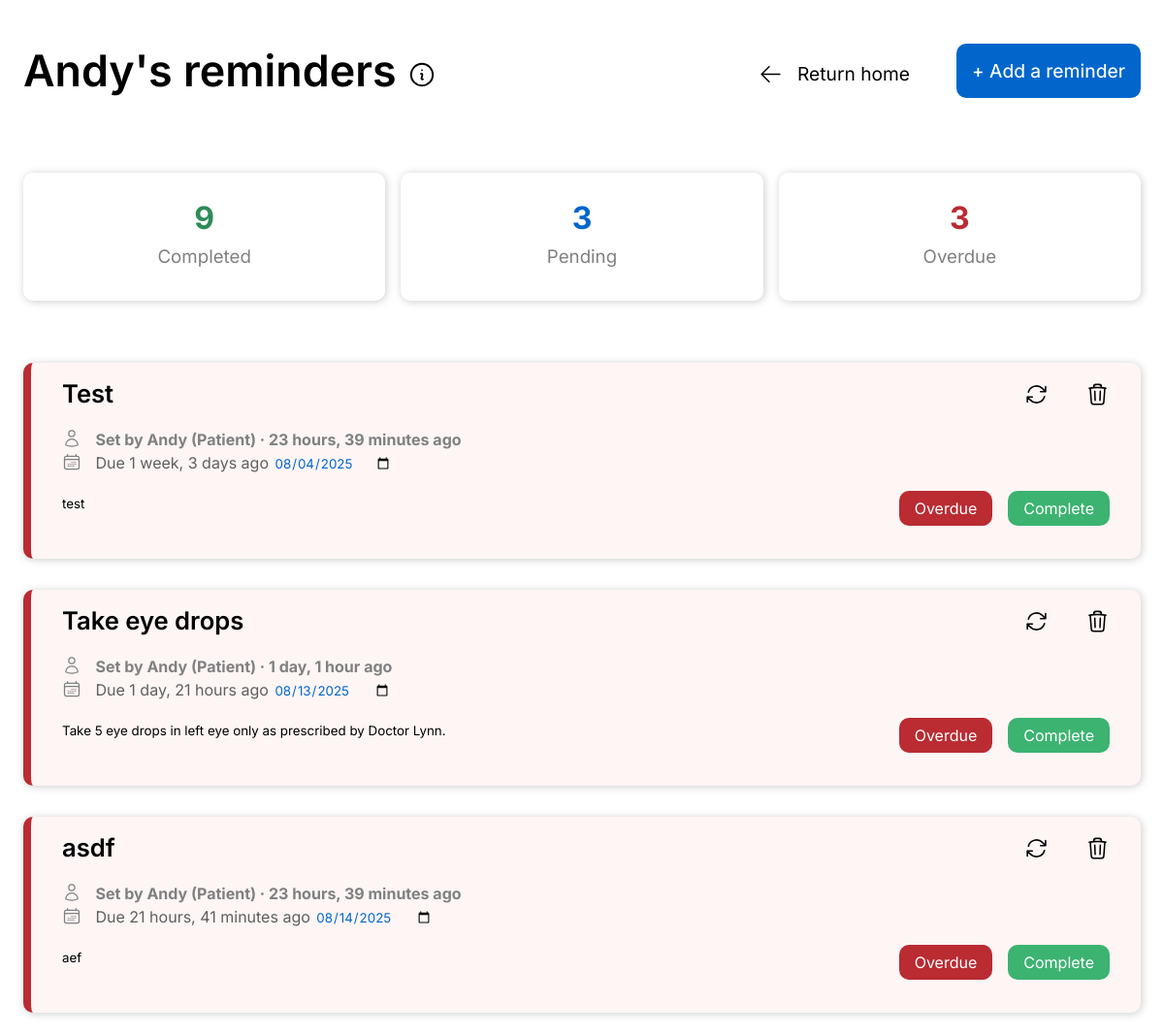
The page /reminders/ (signed in) on the database as committed earlier.
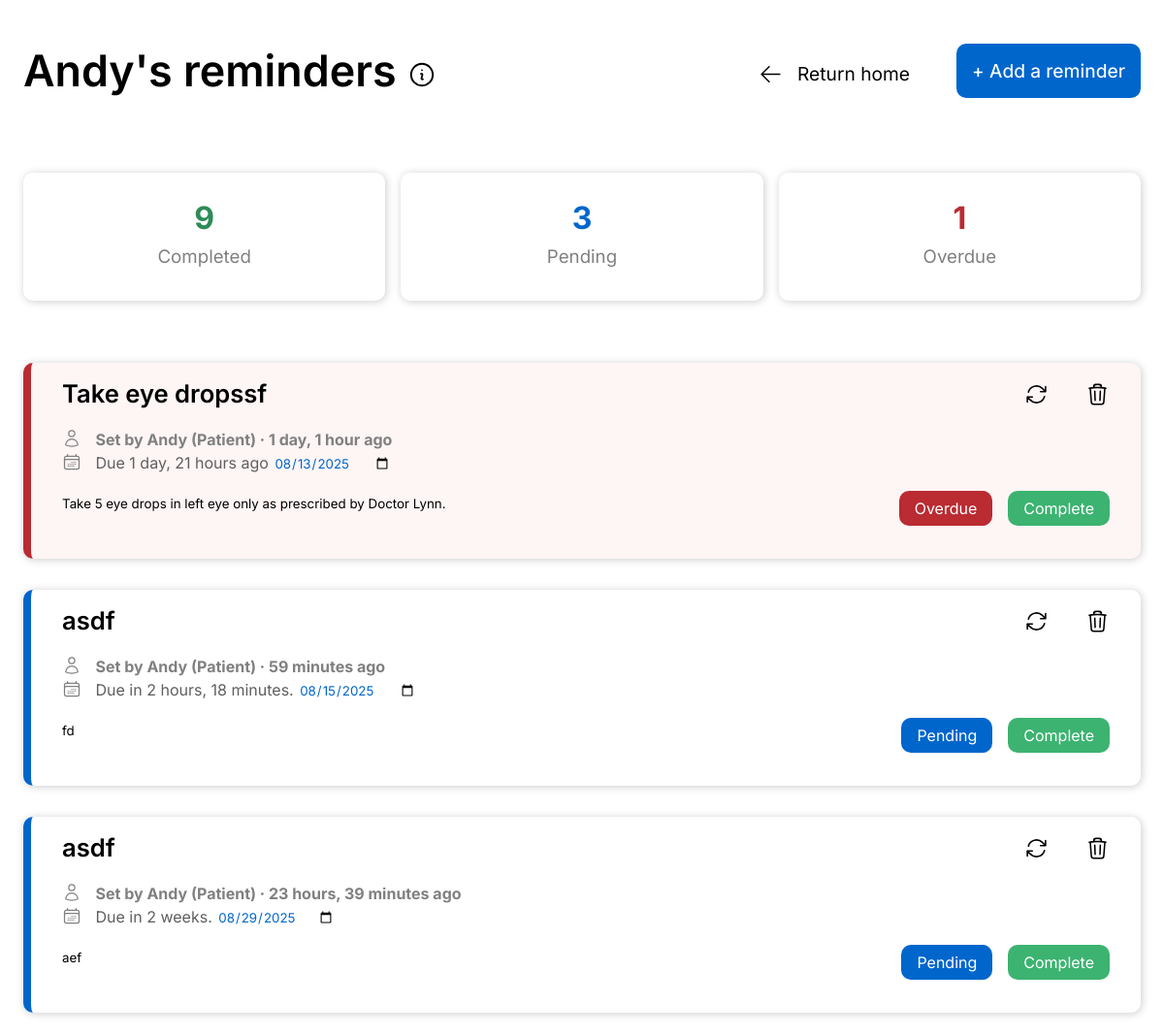
The same page on the database as committed later.
### reminders/models.py (models this page shows, shortened)
class Reminder(models.Model):
    user = models.ForeignKey(User, on_delete=models.CASCADE)
    title = models.CharField(max_length=100)
    content = models.TextField()
    date_added = models.DateTimeField(auto_now_add=True)
    due_date = models.DateTimeField(null=True, blank=True)
    is_completed = models.BooleanField(default=False)

### authenticate/models.py (models this page shows, shortened)
class Account(models.Model):
    user = models.OneToOneField(User, on_delete=models.CASCADE)
    role = models.CharField(max_length=20, choices=[('Doctor', 'Doctor'), ('Patient', 'Patient')], default='Patient')

### reminders/views.py (the view)
# urls.py: path('', views.reminders_dash, name='reminders_dash'),
def reminders_dash(request):
    now = timezone.now()
    today_start = now.replace(hour=0, minute=0, second=0, microsecond=0)
    tomorrow_start = today_start + timezone.timedelta(days=1)
    overdue_reminders = Reminder.objects.filter(
        user=request.user,
        is_completed=False,
        due_date__lt=today_start
    )
    return render(request, 'reminders/reminders.html', {
        'reminders': Reminder.objects.filter(user=request.user, is_completed=False).order_by('due_date'),
        'completed_reminders': Reminder.objects.filter(user=request.user, is_completed=True).order_by('due_date').count(),
        'overdue_reminders': overdue_reminders,
    })

### reminders/templates/reminders/reminders.html (shortened to what this page needs)
{% extends 'base.html' %}
{% block head %}
    {% load static %}
    <link rel="stylesheet" href="{% static 'reminders/css/reminders_style.css' %}">
{% endblock %}
{% block content %}
    <div class="heading">
        <div style="align-self:center;">
            <h1> {{ request.user.username }}'s reminders
                <button id="info-button" class="info-button" style="cursor:pointer;">
                </button>
            </h1>
        </div>
        <div class="page-links">
            {% if request.user.account.role == 'Patient' %}
                <a href="{% url 'patient_workspace:dashboard' %}" class="return-home">
                    <svg style="width:25px; transform:translateY(6px); margin-right:10px;" xmlns="http://www.w3.org/2000/svg" fill="none" viewBox="0 0 24 24" stroke-width="1.5" stroke="currentColor" class="size-6">
                        <path stroke-linecap="round" stroke-linejoin="round" d="M10.5 19.5 3 12m0 0 7.5-7.5M3 12h18" />
                    </svg>
                    Return home
                </a>
            {% endif %}
            <a href="{% url 'reminders:add_reminder' %}" class="add-reminder"> + Add a reminder </a>
        </div>
    </div>
    <div class="reminder-stats">
        <div class="completed-stats">
            <h1 style="color:seagreen;"> {{ completed_reminders }} </h1>
            <h3> Completed </h3>
        </div>
        <div class="completed-stats">
            <h1 style="color:#0066cc;"> {{ reminders.count }} </h1>
            <h3> Pending </h3>
        </div>
        <div class="completed-stats">
            <h1 style="color:#ba2b32;"> {{ overdue_reminders|length }} </h1>
            <h3> Overdue </h3>
        </div>
    </div>
    <div class="widget-container">
        {% if reminders %}
            {% for reminder in reminders %}
                {% if reminder in overdue_reminders %}
                    <div class="reminder-widget" style="background:#fef5f5; border-left:8px solid #ba2b32;">
                {% else %}
                    <div class="reminder-widget">
                {% endif %}
                    <div class="widget-content">
                        <form action="{% url 'reminders:update_reminder' reminder.id %}" method="POST" id="update-form">
                            <input placeholder="Reminder title" required maxlength="70" name="title" class="reminder-title" style="margin-bottom:8px;" value="{{ reminder.title }}"></input>
                            <p style="color:grey; font-weight:200; margin-top:10px; margin-bottom:0;">
                                <span class="created-by"> <b> Set by {{ reminder.user }} ({{ reminder.user.account.role }}) · {{ reminder.date_added|timesince }} ago </b> </span>
                            </p>
                            <p style="color:#605f5f; margin-top:0;">
                                {% if reminder not in overdue_reminders %}
                                    Due in {{ reminder.due_date|timeuntil }}. <input type="date" id="due_date" name="due_date" placeholder="Due date" class="due_date" value="{{ reminder.due_date|date:'Y-m-d' }}">
                                {% else %}
                                    Due {{ reminder.due_date|timesince }} ago <input type="date" id="due_date" name="due_date" placeholder="Due date" class="due_date" value="{{ reminder.due_date|date:'Y-m-d' }}">
                                {% endif %}
                            </p>
                            <textarea style="margin-top:8px; margin-bottom:16px;" placeholder="Reminder content" required maxlength="3000" name="content">{{ reminder.content }}</textarea>
                        </form>
                        <div class="reminder-actions">
                            <button class="update" id="update">
                            </button>
                            <a href="{% url 'reminders:delete_reminder' reminder.id %} ">
                            </a>
                        </div>
                        <div class="complete-links">
                            {% if reminder in overdue_reminders %}
                                <span class="status" style="background:#ba2b32;"> Overdue </span>
                            {% else %}
                                <span class="status" style="background:#0066cc;"> Pending </span>
                            {% endif %}
                            <a href="{% url 'reminders:complete_reminder' reminder.id %}" class="complete">
                                Complete
                            </a>
                        </div>
                    </div>
                </div>
            {% endfor %}
        {% else %}
            <div class="reminder-widget">
                <h1 style="position:absolute; font-weight:500; font-size:1.6rem; place-self:center;"> You have no reminders. </h1>
            </div>
        {% endif %}
    </div>
{% endblock %}

### templates/base.html (shortened to what this page needs)
<!doctype html>
<html lang="en">
<head>
    {% block head %}
    {% endblock %}
</head>
<body>
    {% block content %}
    {% endblock %}
</body>
</html>

### reminders/static/reminders/css/reminders_style.css (style rules this page uses)
.heading { display: grid; grid-template-columns: repeat(auto-fit, minmax(min(400px, 100%), 1fr)); margin: 1rem 1rem 2rem 1rem; font-family: "Inter", sans-serif; }
.heading h1 { font-size: 2.8rem; font-weight: 600; font-family: "Inter", sans-serif; }
h3 { font-weight: 300; }
.info-button { background-color: transparent; padding: 0; border: none; }
.reminder-stats { display: grid; grid-template-columns: repeat(auto-fit, minmax(min(200px, 100%), 1fr)); padding: 1rem; gap: 1rem; box-sizing: border-box; margin-bottom: 2rem; }
.completed-stats { display: flex; line-height: 0; justify-content: center; align-items: center; flex-direction: column; font-family: "Inter", sans-serif; text-align: center; padding: 1rem; border-radius: 10px; height: 100px; background-color: white; box-shadow: 1px 1px 8px 0 #cccccc; }
.completed-stats h3 { font-weight: 400; color: grey; }
.page-links { align-self: center; justify-self: end; display: flex; justify-content: center; align-items: center; gap: 3rem; }
.return-home { color: black; text-decoration: none; font-size: 1.2rem; }
.add-reminder { color: white; padding: 1rem; font-weight: 450; font-size: 1.2rem; text-decoration: none; justify-self: end; align-self: center; border-radius: 10px; background-color: #0066cc; }
.widget-container { display: grid; grid-template-columns: 1fr; gap: 2rem; padding: 1rem; }
.reminder-widget { display: grid; border-left: 8px solid #0066cc; height: 170px; grid-template-columns: 1fr; grid-column-gap: 1rem; border-radius: 10px; padding: 1rem; font-family: "Inter", sans-serif; box-shadow: 1px 1px 8px 0 #cccccc; }
.widget-content { display: flex; flex-direction: column; justify-content: start; align-items: center; overflow: auto; padding: 0 1rem; box-sizing: border-box; }
form { display: flex; flex-direction: column; justify-content: center; align-items: start; width: 100%; }
.reminder-title, textarea { box-sizing: border-box; border: none; background-color: transparent; font-family: "Inter", sans-serif; padding: 0; resize: none; field-sizing: content; width: 70%; }
.reminder-title { font-size: 1.6rem; font-weight: 600; width: 60%; }
.closeDialog, .complete, .status { position: relative; border-radius: 10px; padding: 0.5rem 1rem; color: white; font-size: 16px; border: none; transition: 0.1s linear; background-color: #0066cc; }
.complete { background-color: mediumseagreen; text-decoration: none; margin: 0; cursor: pointer; }
.update { background-color: transparent; border: none; cursor: pointer; }
input[type='date'] { background-color: transparent; border: none; font-family: "Inter", sans-serif; color: #0066cc; }
.complete-links { position: absolute; align-self: end; margin-top: 116px; display: flex; justify-content: center; align-items: center; flex-direction: row; gap: 1rem; }
.reminder-actions { display:flex; position:absolute; align-self:end; justify-self:start; gap:2rem; justify-content:center; align-items:center; }

Rows that differ between the two databases and show on the page:
removed Reminder: title "Test", user "Andy", user.account.role "Patient", date_added "23 hours, 39 minutes", due_date "1 week, 3 days", due_date "08/04/2025", content "test", shows "Overdue"
changed Reminder "Take 5 eye drops in left eye only as prescribed by Doctor Lynn.": title "Take eye drops" → "Take eye dropssf"
added Reminder: title "asdf", user "Andy", user.account.role "Patient", date_added "59 minutes", due_date "2 hours, 18 minutes", due_date "08/15/2025", content "fd", shows "Pending"
changed Reminder "aef": due_date "21 hours, 41 minutes" → "2 weeks"; due_date "08/14/2025" → "08/29/2025"; text "Due ago Overdue" → "Due in . Pending"
Other text that changed with them:
{{ overdue_reminders|length }}: "3" → "1"
